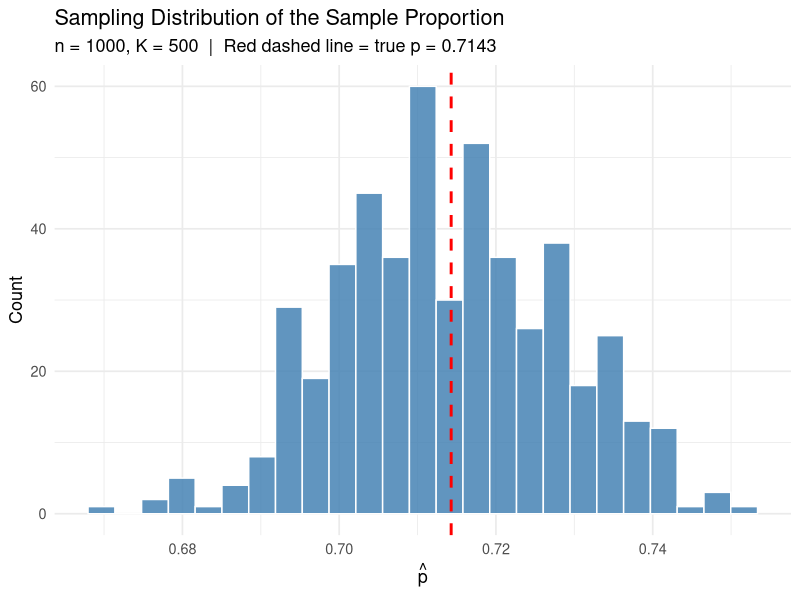

The R source for this figure:
## ---- chunk 1
knitr::opts_chunk$set(echo = TRUE, warning = FALSE, message = FALSE)
library(ggplot2)
library(dplyr)
## ---- chunk 2
pop <- c(rep("Apple", 10000), rep("Android", 4000))
## ---- chunk 3
# Step 0: Define the population
pop <- c(rep("Apple", 10000), rep("Android", 4000))
true_proportion <- sum(pop == "Apple") / length(pop)
cat("True population proportion:", round(true_proportion, 4), "\n")

# Step 1: Draw one sample and compute the sample proportion
n <- 1000
my_sample <- sample(pop, size = n)
p_hat <- sum(my_sample == "Apple") / n
cat("Sample proportion (one draw):", round(p_hat, 4), "\n")
## ---- chunk 4
# This hidden chunk pre-loads saved results so the rest of the document renders
p_hat_vector <- read.csv("p_hat_vector.csv")$x
## ---- chunk 5
sample_data <- data.frame(p_hat = p_hat_vector)

ggplot(sample_data, aes(x = p_hat)) +
  geom_histogram(bins = 25, fill = "steelblue", color = "white", alpha = 0.85) +
  geom_vline(xintercept = true_proportion, color = "red", linetype = "dashed", linewidth = 1) +
  labs(
    title    = "Sampling Distribution of the Sample Proportion",
    subtitle = paste0("n = ", n, ", K = ", length(p_hat_vector),
                      "  |  Red dashed line = true p = ", round(true_proportion, 4)),
    x = expression(hat(p)),
    y = "Count"
  ) +
  theme_minimal(base_size = 13)
## ---- chunk 6
p_hat_data <- data.frame(p_hat = p_hat_vector)

p_hat_mean <- mean(p_hat_data$p_hat)
p_hat_sd   <- sd(p_hat_data$p_hat)

cat("Mean of sample proportions: ", round(p_hat_mean, 4), "\n")
cat("SD of sample proportions:   ", round(p_hat_sd, 5), "\n")
## ---- chunk 7
df  <- p_hat_data$p_hat
in_1sd <- (df > (p_hat_mean - p_hat_sd)) & (df < (p_hat_mean + p_hat_sd))
rate1 <- mean(in_1sd)   # proportion within 1 SD
cat("Proportion within 1 SD:", round(rate1, 4), "\n")
## ---- chunk 8
in_2sd <- (df > (p_hat_mean - 2 * p_hat_sd)) & (df < (p_hat_mean + 2 * p_hat_sd))
in_3sd <- (df > (p_hat_mean - 3 * p_hat_sd)) & (df < (p_hat_mean + 3 * p_hat_sd))

rate2 <- mean(in_2sd)
rate3 <- mean(in_3sd)

cat("Proportion within 2 SD:", round(rate2, 4), "\n")
cat("Proportion within 3 SD:", round(rate3, 4), "\n")
## ---- chunk 9
cat("Within 0.05 of 68%?  ", abs(rate1 - 0.68) < 0.05, "\n")
cat("Within 0.05 of 95%?  ", abs(rate2 - 0.95) < 0.05, "\n")
cat("Within 0.05 of 99.7%?", abs(rate3 - 0.997) < 0.05, "\n")
## ---- chunk 10
# Your code here
# pop2 <- c(rep("Subscriber", 20000), rep("Non-subscriber", 5000))
# true_p2 <- ???

## ---- chunk 11
# Your code here

## ---- chunk 12
# Your code here
